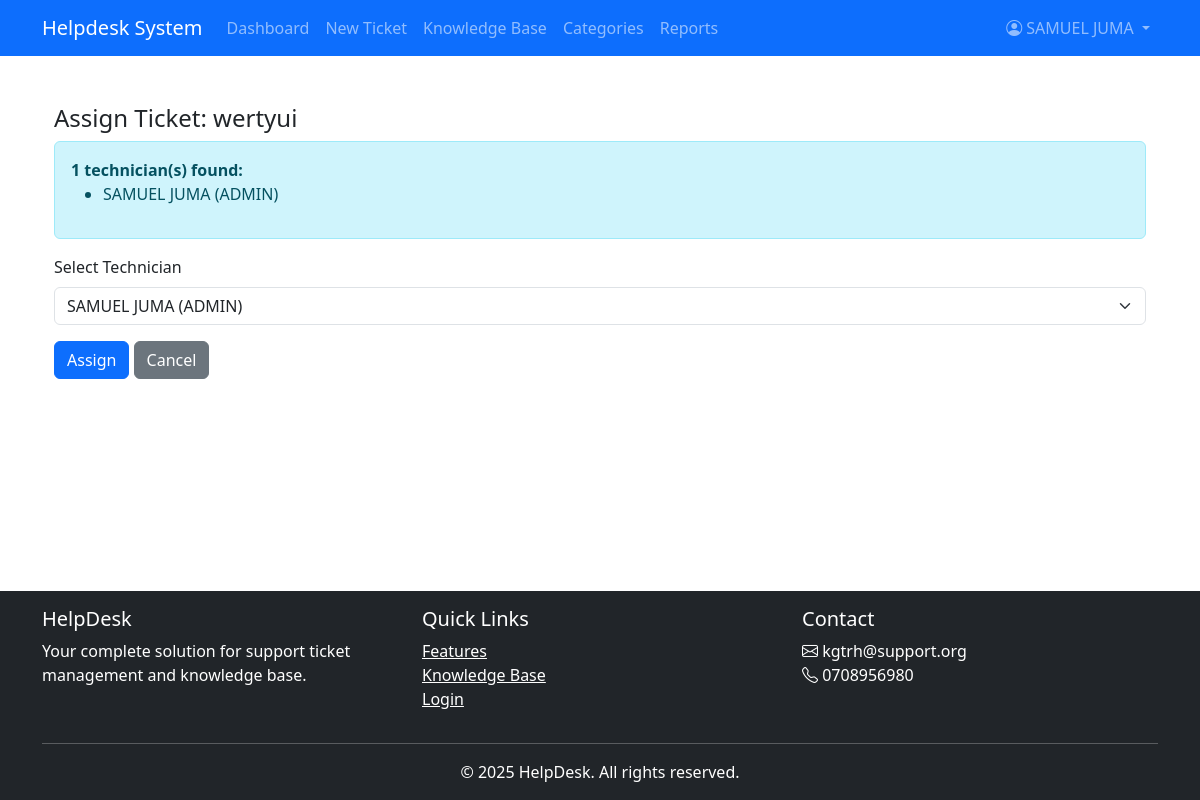
The page /users/tickets/8/assign/ (signed in) on the database its author committed.
### users/models.py (models this page shows, shortened)
class User(AbstractUser):
    ROLE_CHOICES = (
        ('Admin', 'Admin'),
        ('Technician', 'Technician'),
        ('Employee', 'Employee'),
    )
    USER_TYPE_CHOICES = (
        ('ADMIN', 'Admin'),
        ('TECH', 'Technician'),
        ('EMP', 'Employee'),
    )
    role = models.CharField(max_length=20, choices=ROLE_CHOICES, default='Employee')
    user_type = models.CharField(max_length=10, choices=USER_TYPE_CHOICES, default='EMP')
    department = models.CharField(max_length=100, blank=True)
    phone = models.CharField(max_length=20, blank=True)
    profile_picture = models.ImageField(upload_to='profile_pics/', blank=True, null=True)
    def __str__(self):
        return f"{self.get_full_name()} ({self.username})"
    @property
    def is_admin(self):
        return self.user_type == 'ADMIN'

### tickets/models.py (models this page shows, shortened)
class Ticket(models.Model):
    STATUS_CHOICES = [
        ('open', 'Open'),
        ('in_progress', 'In Progress'),
        ('resolved', 'Resolved'),
        ('closed', 'Closed'),
    ]
    PRIORITY_CHOICES = [
        ('low', 'Low'),
        ('medium', 'Medium'),
        ('high', 'High'),
        ('critical', 'Critical'),
    ]
    ticket_id = models.UUIDField(default=uuid.uuid4, editable=False, unique=True)
    reference_number = models.CharField(
        max_length=50,
        unique=True,
        editable=False,
        blank=True,
        null=True
    )
    title = models.CharField(max_length=255)
    description = models.TextField(help_text="Provide a detailed description of the issue.")
    category = models.ForeignKey('tickets.Category', on_delete=models.SET_NULL, null=True, blank=True, related_name='tickets')
    department = models.ForeignKey('Department', on_delete=models.SET_NULL, null=True, blank=True)
    priority = models.CharField(max_length=10, choices=PRIORITY_CHOICES, default='medium')
    status = models.CharField(max_length=20, choices=STATUS_CHOICES, default='open')
    attachment = models.FileField(upload_to='ticket_attachments/', null=True, blank=True)
    is_urgent = models.BooleanField(default=False, help_text="Mark if this ticket needs urgent attention")
    created_by = models.ForeignKey(
        settings.AUTH_USER_MODEL, on_delete=models.CASCADE, related_name='tickets_created'
    )
    assigned_to = models.ForeignKey(
        settings.AUTH_USER_MODEL, on_delete=models.SET_NULL, null=True, blank=True, related_name='tickets_assigned'
    )
    created_at = models.DateTimeField(auto_now_add=True)
    updated_at = models.DateTimeField(auto_now=True)
    resolved_at = models.DateTimeField(null=True, blank=True)
    closed_at = models.DateTimeField(null=True, blank=True)
    is_active = models.BooleanField(default=True)
    class Meta:
        ordering = ['-created_at']

### tickets/views.py (the view, shortened to what this page needs)
# urls.py: path('<int:pk>/assign/', views.assign_ticket, name='assign_ticket'),
@login_required
@user_passes_test(is_admin)
def assign_ticket(request, pk):
    ticket = get_object_or_404(Ticket, pk=pk)
    technicians = User.objects.filter(groups__name='Technician')
    print("Found technicians:", technicians)
    return render(request, 'tickets/assign_ticket.html', {
        'ticket': ticket,
        'technicians': technicians
    })

### tickets/views.py (called while the page is built)
def is_admin(user):
    return user.is_superuser or user.groups.filter(name='Admin').exists()

### templates/tickets/assign_ticket.html (shortened to what this page needs)
{% extends 'base.html' %}
{% block content %}
<div class="container mt-5">
    <h4>Assign Ticket: {{ ticket.title }}</h4>
    <div class="alert alert-info">
        <strong>{{ technicians|length }} technician(s) found:</strong>
        <ul>
            {% for tech in technicians %}
                <li>{{ tech.get_full_name }} ({{ tech.username }})</li>
            {% empty %}
                <li>No technicians available.</li>
            {% endfor %}
        </ul>
    </div>
    <form method="post">
        <div class="mb-3">
            <label for="technician" class="form-label">Select Technician</label>
            <select name="technician" id="technician" class="form-select">
                {% for tech in technicians %}
                    <option value="{{ tech.id }}">{{ tech.get_full_name }} ({{ tech.username }})</option>
                {% endfor %}
            </select>
        </div>
        <button type="submit" class="btn btn-primary">Assign</button>
        <a href="{% url 'tickets:ticket_detail' ticket.pk %}" class="btn btn-secondary">Cancel</a>
    </form>
</div>
{% endblock %}

### templates/base.html (shortened to what this page needs)
{% load static %}
<!DOCTYPE html>
<html lang="en">
<head>
    <link href="https://cdn.jsdelivr.net/npm/bootstrap@5.3.0/dist/css/bootstrap.min.css" rel="stylesheet" />
    <link rel="stylesheet" href="https://cdn.jsdelivr.net/npm/bootstrap-icons@1.10.0/font/bootstrap-icons.css" />
    <link rel="stylesheet" href="{% static 'css/styles.css' %}" />
</head>
<body>
    <div class="content-wrapper">
        <nav class="navbar navbar-expand-lg navbar-dark bg-primary">
            <div class="container">
                <a class="navbar-brand" href="{% url 'tickets:dashboard' %}">Helpdesk System</a>
                <div class="collapse navbar-collapse" id="navbarNav">
                    <ul class="navbar-nav me-auto">
                        <li class="nav-item">
                            <a class="nav-link" href="{% url 'tickets:dashboard' %}">Dashboard</a>
                        </li>
                        {% if user.is_authenticated %}
                            <li class="nav-item">
                                <a class="nav-link" href="{% url 'tickets:create_ticket' %}">New Ticket</a>
                            </li>
                            <li class="nav-item">
                                <a class="nav-link" href="{% url 'knowledgebase:article_list' %}">Knowledge Base</a>
                            </li>
                            {% if user.is_admin %}
                                <li class="nav-item">
                                    <a class="nav-link" href="{% url 'helpdes:manage_categories' %}">Categories</a>
                                </li>
                                <li class="nav-item">
                                    <a class="nav-link" href="{% url 'helpdes:reports' %}">Reports</a>
                                </li>
                            {% endif %}
                        {% endif %}
                    </ul>
                    <ul class="navbar-nav">
                        {% if user.is_authenticated %}
                            <li class="nav-item dropdown profile-dropdown">
                                <a class="nav-link dropdown-toggle" href="#" id="navbarDropdown" role="button" data-bs-toggle="dropdown">
                                    <i class="bi bi-person-circle"></i> {{ user.get_full_name|default:user.username }}
                                </a>
                            </li>
                        {% endif %}
                    </ul>
                </div>
            </div>
        </nav>
        <div class="container mt-4">
            {% block content %}{% endblock %}
        </div>
    </div>
    <footer class="footer py-3 bg-dark text-white">
        <div class="container">
            <div class="row">
                <div class="col-md-4">
                    <h5>HelpDesk</h5>
                    <p>Your complete solution for support ticket management and knowledge base.</p>
                </div>
                <div class="col-md-4">
                    <h5>Quick Links</h5>
                    <ul class="list-unstyled">
                        <li><a href="#features" class="text-white">Features</a></li>
                        <li><a href="{% url 'knowledgebase:article_list' %}" class="text-white">Knowledge Base</a></li>
                        <li><a href="{% url 'users:login' %}" class="text-white">Login</a></li>
                    </ul>
                </div>
                <div class="col-md-4">
                    <h5>Contact</h5>
                    <address>
                        <i class="bi bi-envelope"></i> kgtrh@support.org<br>
                        <i class="bi bi-telephone"></i> 0708956980
                    </address>
                </div>
            </div>
            <hr class="my-3">
            <div class="text-center">
                <p class="mb-0">&copy; {% now "Y" %} HelpDesk. All rights reserved.</p>
            </div>
        </div>
    </footer>
</body>
</html>

### templates/base.html (style rules this page uses)
html, body { height: 100%; }
body { display: flex; flex-direction: column; }
.content-wrapper { flex: 1 0 auto; }
.footer { flex-shrink: 0; }

### rows shown on the page
User: get_full_name "SAMUEL JUMA", username "ADMIN"
Ticket: title "wertyui"

### other values the page prints
{{ technicians|length }} "1"
form field technician "SAMUEL JUMA (ADMIN)"
